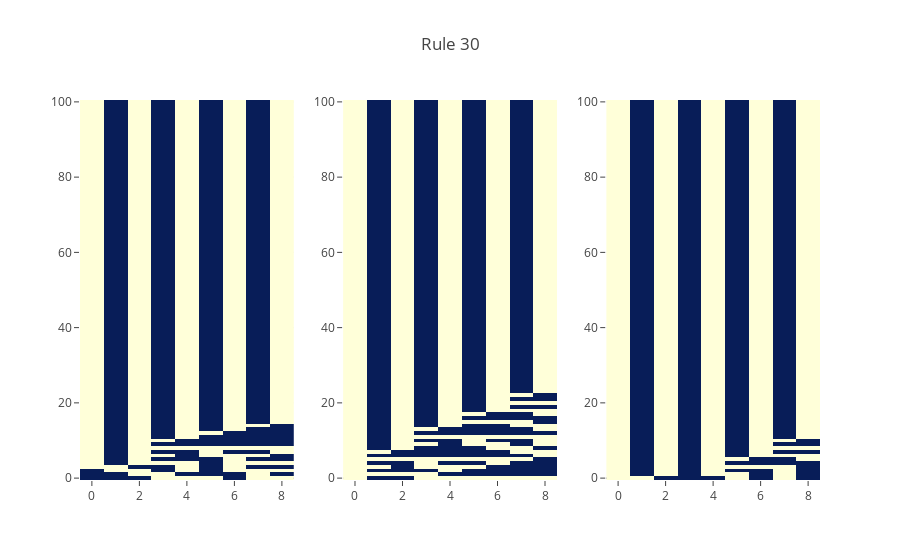

Notebook cell for this chart:
### Markdown cell above
### Class 3

Class 3 CA appear to have random behaviour.

### Code cell
rule = 30

figure = tools.make_subplots(rows=1, cols=3, print_grid=False)

figure.append_trace(
    go.Heatmap(z=simulate(np.random.randint(0, 2, 10), rule, 100), colorscale='YlGnBu', showscale=False),
1, 1)
figure.append_trace(
    go.Heatmap(z=simulate(np.random.randint(0, 2, 10), rule, 100), colorscale='YlGnBu', showscale=False),
1, 2)
figure.append_trace(
    go.Heatmap(z=simulate(np.random.randint(0, 2, 10), rule, 100), colorscale='YlGnBu', showscale=False),
1, 3)

figure['layout'].update(title=f'Rule {rule}')

py.iplot(figure)

### Figure 1 — Plotly figure (JSON) as saved in the notebook; plotly's stock layout.template omitted (floating-point values rounded to 4 significant figures; data arrays with more than 128 entries replaced by an {"elided": "..."} marker saying what was removed)
{"data": [{"colorscale": "YlGnBu", "showscale": false, "type": "heatmap", "uid": "6d129233-3cbc-460b-972d-f49b71fd3365", "xaxis": "x", "yaxis": "y", "z": {"elided": "101x9 int values"}}, {"colorscale": "YlGnBu", "showscale": false, "type": "heatmap", "uid": "063db598-402d-4ece-8163-360b57fe12e0", "xaxis": "x2", "yaxis": "y2", "z": {"elided": "101x9 int values"}}, {"colorscale": "YlGnBu", "showscale": false, "type": "heatmap", "uid": "21932efa-2d15-4762-8407-ed280b00e8bc", "xaxis": "x3", "yaxis": "y3", "z": {"elided": "101x9 int values"}}], "layout": {"title": {"text": "Rule 30"}, "xaxis": {"anchor": "y", "domain": [0, 0.2889]}, "xaxis2": {"anchor": "y2", "domain": [0.3556, 0.6444]}, "xaxis3": {"anchor": "y3", "domain": [0.7111, 1]}, "yaxis": {"anchor": "x", "domain": [0, 1]}, "yaxis2": {"anchor": "x2", "domain": [0, 1]}, "yaxis3": {"anchor": "x3", "domain": [0, 1]}}}
